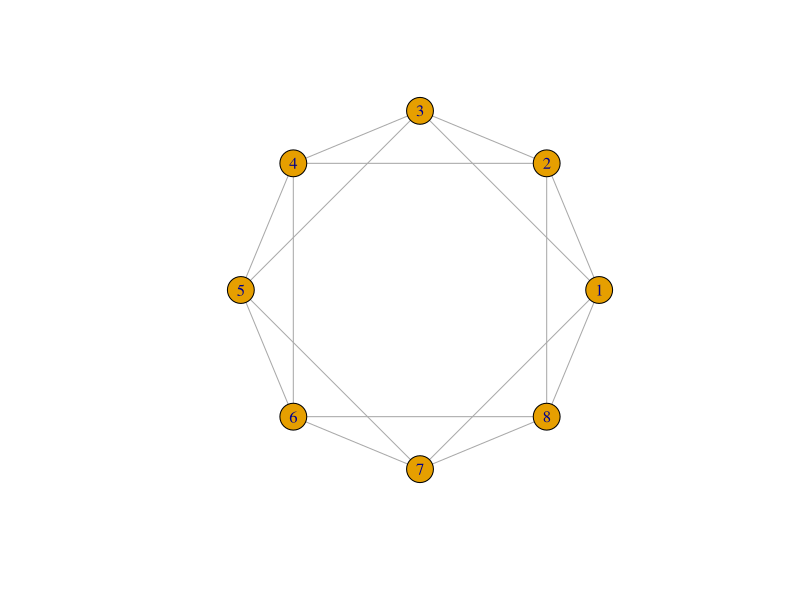
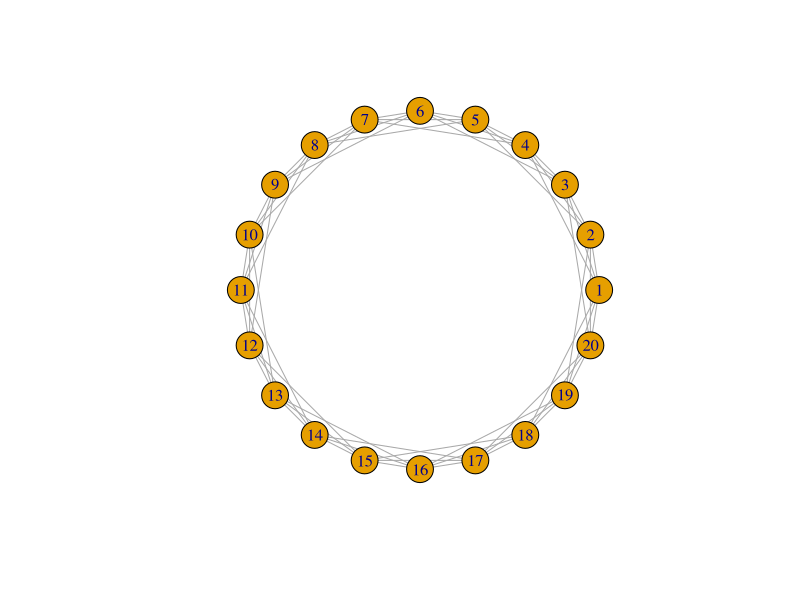

These figures' R source, in order: (Note: this script raises an error after producing the figures.)
library(igraph)
g <- watts.strogatz.game(1, 8, 2, 0.0)
l <- layout.circle(g)
plot(g, layout=l)
l
(l+1)*2.5

g <- watts.strogatz.game(1, 20, 3, 0)
l <- layout.circle(g)
plot(g, layout=l)
l
(l+1)*2.5



edeg2 <- function(n,k,r){ 
	t2 = (3*(k-1))/((1+r)*(4*k*r+2*(2*k-1)));
	return (t2);
}


edeg <- function(n,k,r){ 
	t1 = (2*k*r/(n-2*k-1));
	t2 = (3*(k-1))/((1+r)*(4*k*r+2*(2*k-1)));
	return (t1+t2);
}

n = 1000;
k = 3;
runs = 40;
iters = 10;
X = matrix(0,(runs+1),6)
for (iter in 1:iters){
	for (i in 0:runs){
		r = i*0.005;
		g <- watts.strogatz.game(1, n, k, 0);
		mnew = as.integer(k*n*r);
		if (mnew > 0){
			for (nm in 1:mnew){
				e= sample(0:(n-1),2);
				g = add.edges(g,e);
			}
		}
		dd = diameter(g);
		cc = transitivity(g);
		pcc = edeg2(n,k,r);
		cat(r, mnew, dd, cc, pcc, "\n");
		X[(i+1),] = X[(i+1),] + c(r,mnew,dd,cc,pcc,pcc2);
	}
}
X = X/iters
X
